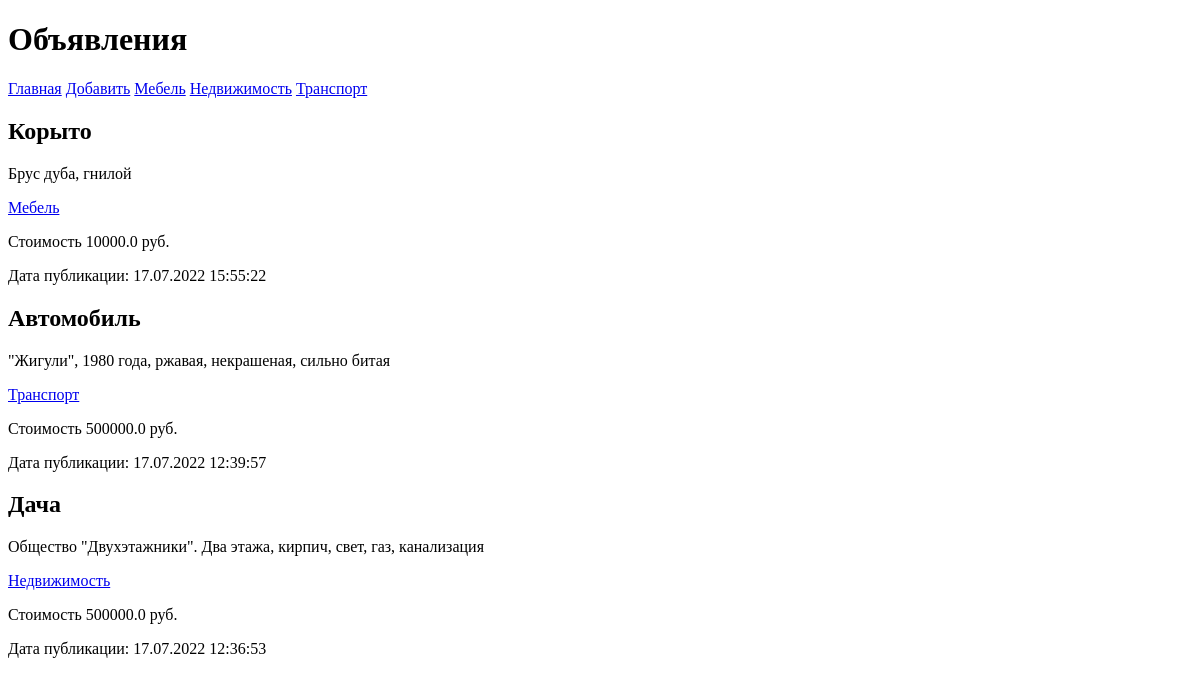
Page /bboard/ on the earlier database version.
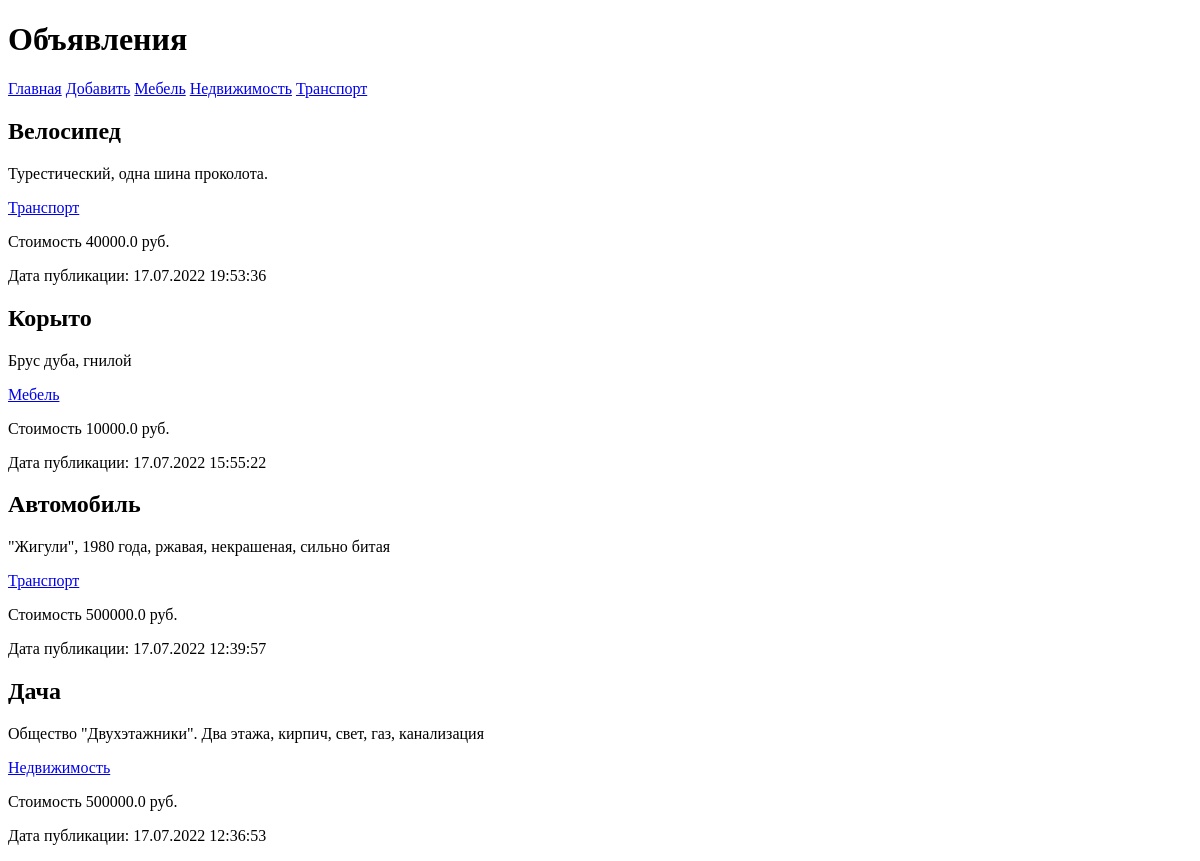
Same page on the later database version.
### bboard/models.py (models this page shows, shortened)
class Rubric(models.Model):
    name = models.CharField(max_length=20, db_index=True, verbose_name='Название')
    class Meta:
        verbose_name_plural = 'Рубрики'
        verbose_name = 'Рубрика'
        ordering = ['name']

class Bb(models.Model):
    title = models.CharField(max_length=50, verbose_name='Товар')
    content = models.TextField(null=True, blank=True, verbose_name='Описание')
    price = models.FloatField(null=True, blank=True, verbose_name='Цена')
    published = models.DateTimeField(auto_now_add=True, db_index=True, verbose_name='Опубликовано')
    rubric = models.ForeignKey('Rubric', null=True, on_delete=models.PROTECT, verbose_name='Рубрика')
    class Meta:
        verbose_name_plural = 'Объявления'
        verbose_name = 'Объявление'
        ordering = ['-published']

### bboard/views.py (the view)
# urls.py: path('', index, name='index'),
def index(request):
    bbs = Bb.objects.all()
    rubrics = Rubric.objects.all()
    context = {'bbs': bbs, 'rubrics': rubrics}
    return render(request, 'bboard/index.html', context)

### bboard/templates/bboard/index.html (shortened to what this page needs)
<!DOCTYPE html>
<html>
    <head>
    </head>
    <body>
        <h1>Объявления</h1>
        <div>
            <a href="{% url 'index' %}">Главная</a>
            <a href="{% url 'add' %}">Добавить</a>
            {% for rubric in rubrics %}
            <a href="{% url 'by_rubric' rubric.pk %}">{{ rubric.name }}</a>
            {% endfor %}
        </div>
        {%  for bb in bbs %}
        <div>
            <h2>{{ bb.title }}</h2>
            <p>{{ bb.content }}</p>
            <p><a href="/bboard/{{ bb.rubric.pk }}/">{{ bb.rubric.name }}</a></p>
            <p>Стоимость {{ bb.price }} руб.</p>
            <p> Дата публикации: {{ bb.published|date:"d.m.Y H:i:s" }}</p>
        </div>
        {% endfor %}
    </body>
</html>

Differences in the rows shown:
added Bb: title "Велосипед", content "Турестический, одна шина проколота.", rubric.name "Транспорт", price "40000.0", published "17.07.2022 19:53:36"
